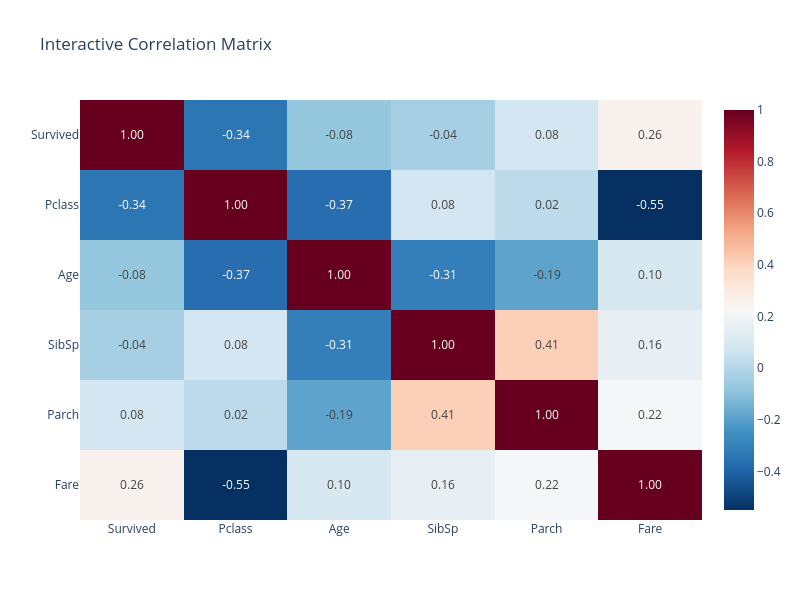

Notebook source saved alongside this figure:
### Markdown cell above
**Interpretasi:**

Matriks korelasi numerik menunjukkan hubungan linear antar variabel dengan nilai berkisar dari minus 1 hingga 1. Nilai mendekati minus 1 atau 1 mengindikasikan korelasi kuat, sedangkan nilai mendekati 0 menunjukkan korelasi lemah atau tidak ada hubungan linear. Matriks ini membantu mengidentifikasi fitur mana yang memiliki hubungan kuat dengan target variable Survived.

### Code cell
# Creating an Interactive Heatmap

import plotly.express as px
fig = px.imshow(corr,
                text_auto='.2f',
                aspect='auto',
                color_continuous_scale='RdBu_r',
                title='Interactive Correlation Matrix')

fig.update_layout(width=800, height=600)
fig.show()

### Figure 1 — Plotly figure (JSON) as saved in the notebook; plotly's stock layout.template omitted (floating-point values rounded to 4 significant figures)
{"data": [{"coloraxis": "coloraxis", "hovertemplate": "x: %{x}<br>y: %{y}<br>color: %{z}<extra></extra>", "name": "0", "texttemplate": "%{z:.2f}", "type": "heatmap", "x": ["Survived", "Pclass", "Age", "SibSp", "Parch", "Fare"], "xaxis": "x", "y": ["Survived", "Pclass", "Age", "SibSp", "Parch", "Fare"], "yaxis": "y", "z": [[1, -0.3385, -0.0772, -0.0353, 0.0816, 0.2573], [-0.3385, 1, -0.3692, 0.0831, 0.0184, -0.5495], [-0.0772, -0.3692, 1, -0.3082, -0.1891, 0.0961], [-0.0353, 0.0831, -0.3082, 1, 0.4148, 0.1597], [0.0816, 0.0184, -0.1891, 0.4148, 1, 0.2162], [0.2573, -0.5495, 0.0961, 0.1597, 0.2162, 1]]}], "layout": {"coloraxis": {"colorscale": [[0, "rgb(5,48,97)"], [0.1, "rgb(33,102,172)"], [0.2, "rgb(67,147,195)"], [0.3, "rgb(146,197,222)"], [0.4, "rgb(209,229,240)"], [0.5, "rgb(247,247,247)"], [0.6, "rgb(253,219,199)"], [0.7, "rgb(244,165,130)"], [0.8, "rgb(214,96,77)"], [0.9, "rgb(178,24,43)"], [1, "rgb(103,0,31)"]]}, "height": 600, "title": {"text": "Interactive Correlation Matrix"}, "width": 800, "xaxis": {"anchor": "y", "domain": [0, 1]}, "yaxis": {"anchor": "x", "autorange": "reversed", "domain": [0, 1]}}}
